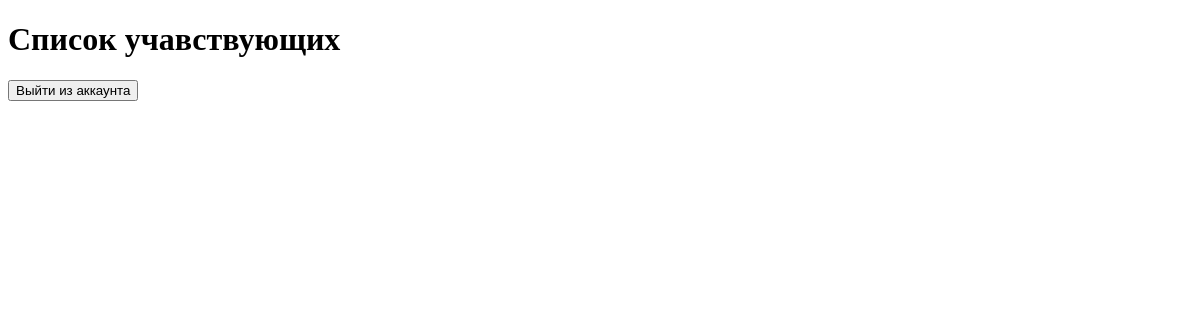
Before: /user_list/ with the older database file.
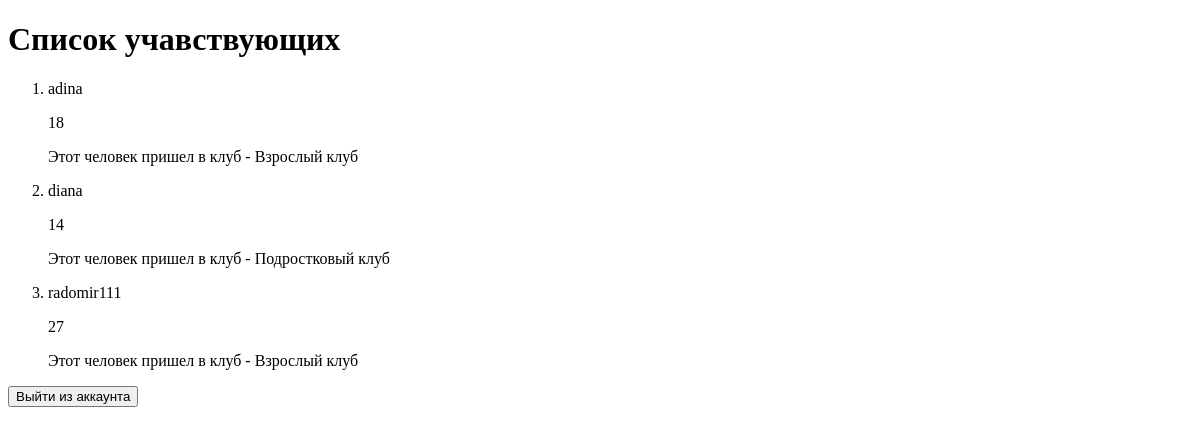
After: the same page with the newer database file.
### users/models.py (models this page shows, shortened)
class CustomUser(User):
    GENDER = (
        ("Male", "Male"),
        ("Female", "Female"),
    )
    phone_number = models.CharField(max_length=20)
    age = models.PositiveIntegerField(default=7)
    gender = models.CharField(max_length=10, choices=GENDER, default="Male")
    club = models.CharField(max_length=100)

### users/views.py (the view)
# urls.py: path('user_list/', views.UserListView.as_view(), name='user_list'),
class UserListView(ListView):
    template_name = 'users/user_list.html'
    context_object_name = 'user'
    model = models.CustomUser
    def get_queryset(self):
        return self.model.objects.all()

### templates/users/user_list.html (shortened to what this page needs)
<!DOCTYPE html>
<html lang="en">
<head>
</head>
<body>
<h1>Список учавствующих</h1>
<ol>
  {% for i in user %}
  <li>
    <p>{{ i.username }}</p>
    <p>{{ i.age }}</p>
    {% if i.club %}
    <p>Этот человек пришел в клуб - {{ i.club }}</p>
    {% else %}
    <p>Клуб не определен</p>
    {% endif %}
  </li>
  {% endfor %}
</ol>
<form action="{% url 'users:logout' %}" method="POST">
  <button type="submit">Выйти из аккаунта</button>
</form>
</body>
</html>

Changed rows visible on the page:
added CustomUser: username "adina", age "18", club "Взрослый клуб"
added CustomUser: username "diana", age "14", club "Подростковый клуб"
added CustomUser: username "radomir111", age "27", club "Взрослый клуб"
